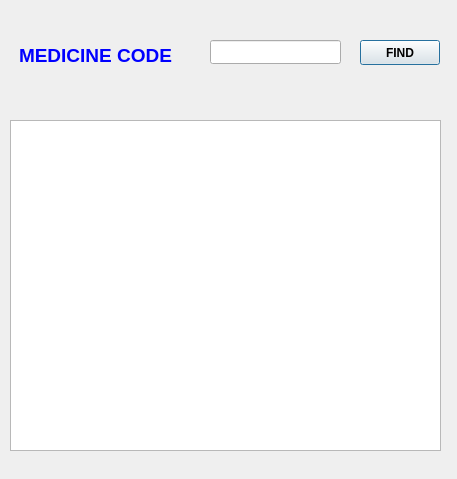
<?xml version="1.0" encoding="UTF-8"?>
<ui version="4.0">
 <class>MedDialog</class>
 <widget class="QDialog" name="MedDialog">
  <property name="geometry">
   <rect>
    <x>0</x>
    <y>0</y>
    <width>457</width>
    <height>479</height>
   </rect>
  </property>
  <property name="windowTitle">
   <string>SEARCH</string>
  </property>
  <property name="windowIcon">
   <iconset resource="Icon.qrc">
    <normaloff>:/icons/Icon.jpg</normaloff>:/icons/Icon.jpg</iconset>
  </property>
  <widget class="QTableWidget" name="table_1">
   <property name="geometry">
    <rect>
     <x>10</x>
     <y>120</y>
     <width>431</width>
     <height>331</height>
    </rect>
   </property>
  </widget>
  <widget class="QPushButton" name="find_2">
   <property name="geometry">
    <rect>
     <x>360</x>
     <y>40</y>
     <width>80</width>
     <height>25</height>
    </rect>
   </property>
   <property name="font">
    <font>
     <weight>75</weight>
     <bold>true</bold>
    </font>
   </property>
   <property name="text">
    <string>FIND</string>
   </property>
  </widget>
  <widget class="QLineEdit" name="mednum">
   <property name="geometry">
    <rect>
     <x>210</x>
     <y>40</y>
     <width>131</width>
     <height>24</height>
    </rect>
   </property>
  </widget>
  <widget class="QLabel" name="kho_thuoc">
   <property name="geometry">
    <rect>
     <x>0</x>
     <y>40</y>
     <width>191</width>
     <height>31</height>
    </rect>
   </property>
   <property name="font">
    <font>
     <pointsize>7</pointsize>
    </font>
   </property>
   <property name="text">
    <string>&lt;html&gt;&lt;head/&gt;&lt;body&gt;&lt;p align=&quot;center&quot;&gt;&lt;span style=&quot; font-size:14pt; font-weight:600; color:#0000ff;&quot;&gt;MEDICINE CODE&lt;/span&gt;&lt;/p&gt;&lt;/body&gt;&lt;/html&gt;</string>
   </property>
  </widget>
 </widget>
 <resources>
  <include location="Icon.qrc"/>
 </resources>
 <connections/>
</ui>
